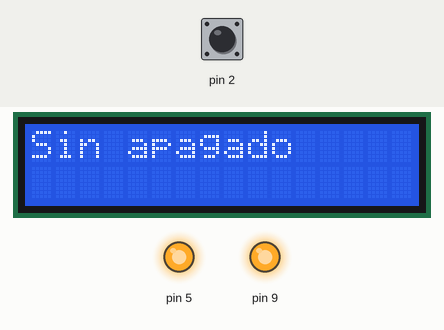
Bench run of a sketch on a simulated Arduino Uno, built with avr-gcc and run on an emulated ATmega328P. Shown: 16×2 character LCD, output pins drawn as LEDs (lit = HIGH). The inputs (shaded band) are chosen by the test bench; at power-on: pin 2 LOW.

Above: at 1.26 s.
1.3 s: pin 2 driven HIGH
At 2.8 s:
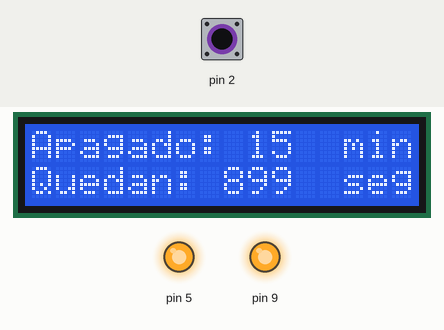
4.3 s: pin 2 pulsed LOW 5 times (0.12 s each, 0.3 s apart)
At 5.08 s:
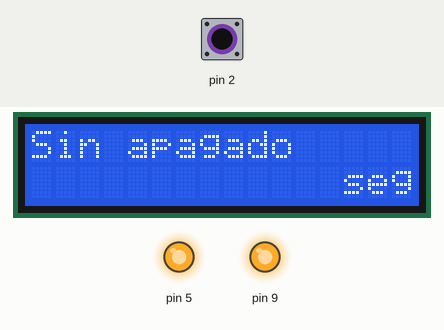
7.3 s: pin 2 pulsed LOW 2 times (0.12 s each, 0.3 s apart)
At 7.58 s:
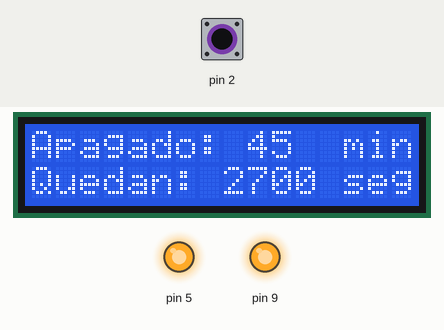
Timing chart, 0 to 10.3 s (numbered marks = the images above; inputs shaded):
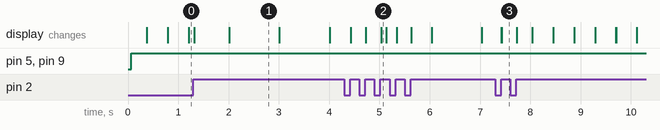

The sketch:

LCD_timer.ino
```cpp
#include <LiquidCrystal.h>


int x=0,x2,x3,x4, p=0;
int btn1=0;
int valor = 0;
int valor2=0;

boolean selec = false;

volatile int inc;


LiquidCrystal lcd(7, 8, 10, 16, 14, 15);


void setup() {

attachInterrupt(0,int5,RISING);

  pinMode(9,OUTPUT);
  pinMode(5,OUTPUT);
  pinMode(btn1,INPUT);
  lcd.begin(16, 2);
  Serial.begin(9600);
}

void loop() {


  if(valor==0)
  {
    lcd.setCursor(0,0);
    lcd.print("Sin apagado");
    digitalWrite(9,HIGH);
    digitalWrite(5,HIGH);
    cuenta();
    delay(100);
    lcd.clear();

  }

  else if(selec==false)
  {
    lcd.setCursor(0,0);
    lcd.print("Apagado:");
    lcd.setCursor(9,0);
    lcd.print(valor/60);
    lcd.setCursor(13,0);
    lcd.print("min");

    cuenta();
    apaga();
    delay(1);
    if(valor2>0)
    {
      lcd.setCursor(0, 1);
      lcd.print("Quedan:");
      lcd.setCursor(8,1);
      lcd.print(valor2);
      lcd.setCursor(13,1);
      lcd.print("seg");

    }
  }
}


void cuenta()
{
  x=millis()/1000;
  x3=x-x2;
  valor2=valor-x3;
}

void apaga()
{
  if(valor2>0)
  {
    digitalWrite(9,HIGH);
    digitalWrite(5,HIGH);
  }
  else
  {
    digitalWrite(9,LOW);
    digitalWrite(5,LOW);
  }
}


void int5()
{
    lcd.clear();
    selec=true;
    if(selec)
    {
    increment();
    x2=x;

    lcd.clear();
    }
}


void increment() {
  selec=false;
  delay(1);
  valor = valor + 900;

  if(valor>=3600)
  {
   lcd.clear();
   valor=0;
   valor2=0;
   lcd.clear();
  }

}
```

Measured:
- after the input at 1.3 s, the display: first changes at once (image 1 shows a later state)
- after the input at 4.3 s, the display: first changes after 0.13 s (image 2 shows a later state)
- after the input at 7.3 s, the display: first changes after 0.13 s (image 3 shows a later state)
